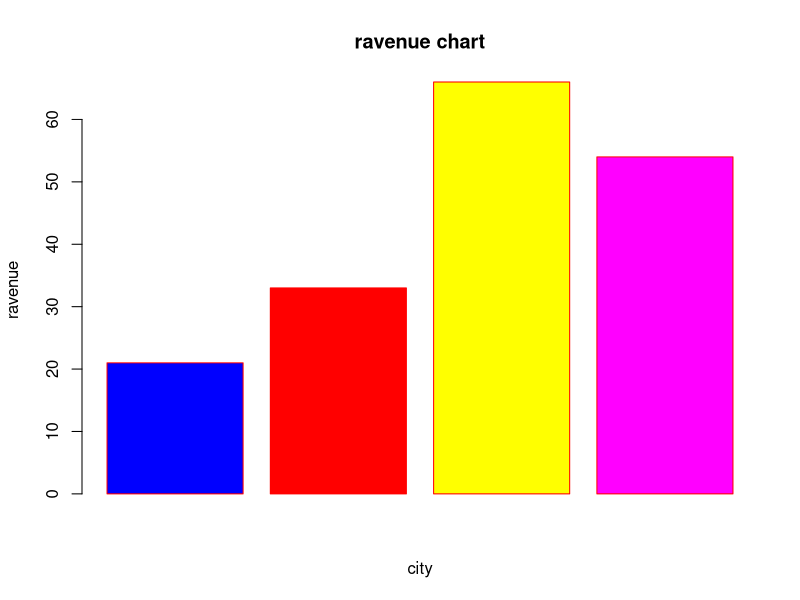
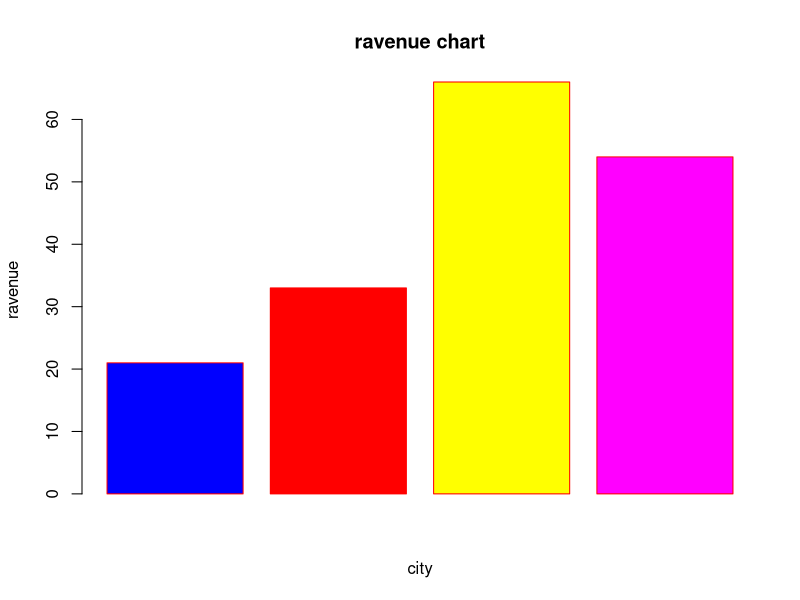

R code for these plots, in order:


x<-c(21,33,66,54)
lbl<-c('mumbai','Delhi','pune','Kolkata')
png(file='barchart.jpg')

barplot(x, xlab = 'city', ylab = 'ravenue', main = 'ravenue chart',
        col=c('blue','Red','yellow','magenta'),border='red')

dev.off()

barplot(x, xlab = 'city', ylab = 'ravenue', main = 'ravenue chart',
        col=c('blue','Red','yellow','magenta'),border='red')
